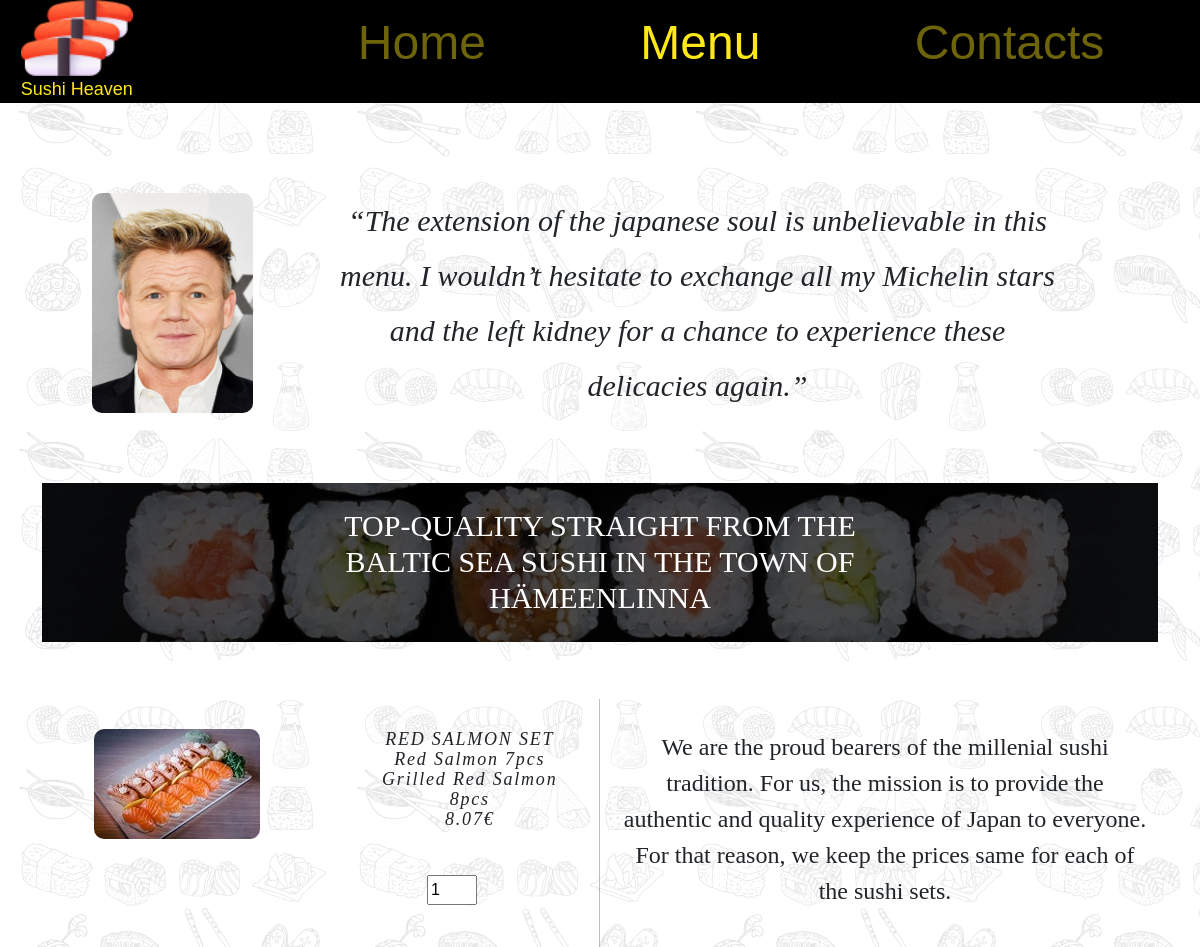
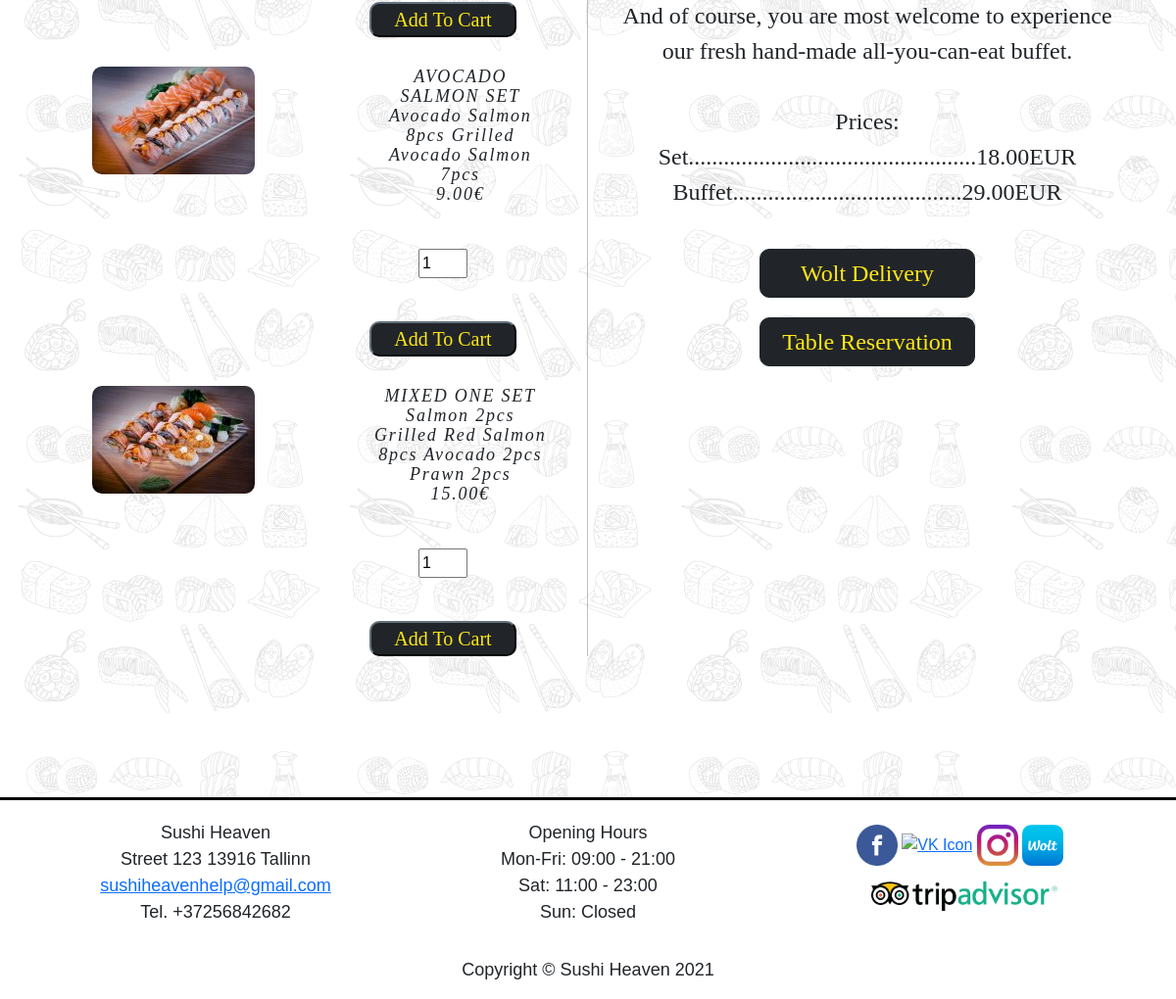
Page /menu.php on the committed database (2 pictures, top to bottom).
### tables this page shows
CREATE TABLE `menu` (
  `id` int(11) NOT NULL,
  `name` varchar(255) NOT NULL,
  `code` varchar(255) NOT NULL,
  `description` varchar(255) NOT NULL,
  `image` text DEFAULT 'images/image-placeholder.png',
  `price` double(10,2) DEFAULT 0.00
);

### dbconnect.php (called while the page is built, shortened)
<?php
class DBController
{
	private $host = "localhost";
	private $user = "root";
	private $password = "";
	private $database = "sushiheaven";
	private $conn;
	function __construct()
	{
		$this->conn = $this->connectDB();
	}
	function connectDB()
	{
		$conn = mysqli_connect($this->host,$this->user,$this->password,$this->database);
		return $conn;
	}
	function runQuery($query)
	{
		$result = mysqli_query($this->conn,$query);
		while($row=mysqli_fetch_assoc($result)) {
			$resultset[] = $row;
		}
		if(!empty($resultset))
			return $resultset;
	}
}
?>

### menu.php (the view, shortened to what this page needs)
 <?php
  include 'header.php';
  ?>
<link rel="stylesheet" href="css/menu.css">
        <div class="container container-main">
            <div class="row top-buffer">
                <div class="col-md-3">
                    <img src="images/ramsey.jfif" alt="Gordon Ramsey" class="ramsey">
                </div>
                <div class="col-md-9">
                    <p class="quote">
                        “The extension of the japanese soul is unbelievable in this menu. I wouldn’t hesitate to exchange all my Michelin stars and the left kidney for a chance to experience these delicacies again.”
                    </p>
                </div>
            </div>
            <div class="container sushi-img-over-text">
                <img src="images/sushi-rolls.jpg" alt="Sushi" class="sushi-img">
                <h1 class="sushi-text">
                    TOP-QUALITY STRAIGHT FROM THE BALTIC SEA SUSHI IN THE TOWN OF HäMEENLINNA
                </h1>
            </div>
            <div class="row top-buffer">
                <div class="col-lg-6 border-right">
                  <?php
                    $productArray = $dbHandle->runQuery("SELECT * FROM menu ORDER BY id ASC");
                    if(!empty($productArray))
                    {
                      foreach ($productArray as $key => $value)
                      {
                  ?>
                    <div class="row menu">
                        <div class="col-sm-6 col-img">
                            <img src="<?php echo $productArray[$key]["image"]; ?>" alt="<?php echo $productArray[$key]["name"]; ?>" class="menu-img">
                        </div>
                        <div class="col-sm-6 menu-text">
                            <p><?php echo $productArray[$key]["name"]; ?><br>
                            <?php echo $productArray[$key]["description"]; ?> <br>
                            <?php echo $productArray[$key]["price"]. "€"; ?>
                          </p>
                        </div>
                        </div>
                        <div class="quantityAndBtn">
                        <input type="number" name="quantity" value="1" min="1" class="productQuantity" /> <br>
                        <input type="submit" value="Add To Cart" class="btnAdd btn-dark"/>
                        </div>
                    <?php
                      }
                    }
                    ?>
                </div>
                <div class="col-lg-6 border-left">
                    <div class="row">
                        <p class="prices-text justify-content-center">
                            We are the proud bearers of the millenial sushi tradition. For us, the mission is to provide the authentic and quality experience of Japan to everyone. For that reason, we keep the prices same for each of the sushi sets.
                        <br><br>
                            And of course, you are most welcome to experience our fresh hand-made all-you-can-eat buffet.
                            <br><br>
                            Prices: <br>
                            Set.................................................18.00EUR
                            <br>
                            Buffet.......................................29.00EUR
                        </p>
                    </div>
                    <a href="https://wolt.com/en" target="_blank" class="btn btn-dark" role="button" aria-pressed="true">Wolt Delivery</a>
                    <a href="reservation.php" class="btn btn-dark" role="button" aria-pressed="true">Table Reservation</a>
                </div>
              </div>
            </div>
<?php include 'footer.php' ?>

### css/styles.css (style rules this page uses)
body { background-image: url("../images/bg.jpg"); position: relative; font-family: 'Poor Richard', Arial, Helvetica, sans-serif; }
body::after { content: ""; background-color: white; opacity: 0.9; top: 0; left: 0; bottom: 0; right: 0; position: absolute; z-index: -1; }
.container-main { text-align: center; min-height: 100vh; display: block; position: relative; padding-bottom: 480px; }
.btn-dark { font-family: 'Poor Richard'; border-radius: 10px; color: #FFE817; font-size:24px; width: 220px; margin-top:20px; text-decoration: none; }
.btnAdd { width: 150px !important; font-size: 20px !important; }
.quantityAndBtn { display: flex; flex-direction: column; align-items: center; }
.productQuantity { width: 50px; }
@media all and (min-width: 960px) { .container-main { padding-bottom: 350px; } }
@media all and (min-width: 960px) { .quantityAndBtn { align-items: flex-end; } }
@media all and (min-width: 960px) { .btnAdd { margin-right: 60px; } }
@media all and (min-width: 960px) { .productQuantity { margin-right: 110px; } }

### css/menu.css (style rules this page uses)
.top-buffer { margin-top:20px; }
.ramsey { width: 161px; max-width: 100%; height: 220px; max-height: 100%; border-radius: 10px; margin-top: 70px; margin-bottom: 70px; }
.quote { margin-top: 70px; margin-bottom: 70px; max-height: 361px; font-family: Perpetua; font-style: italic; font-weight: normal; font-size: 42px; line-height: 55px; display: flex; align-items: center; text-align: center; padding-right: 90px; }
@media screen and (max-width: 1220px) { .quote { font-size: 30px; } }
.sushi-img-over-text { position: relative; display: inline-block; max-width: 1150px; padding: 0; }
.sushi-img { max-width: 100%; width: 1150px; height: auto; position: relative; display: block; filter: brightness(30%); }
.sushi-text { position: absolute; top: 50%; left: 50%; transform: translate(-50%, -50%); font-family: 'Poor Richard'; color: white; text-transform: uppercase; font-size: 2rem; text-align: center; }
@media screen and (max-width: 1220px) { .sushi-text { font-size: 30px; } }
.border-right { border-right: 1px solid rgba(128, 128, 128, 0.5); margin-top: 30px; }
.border-left { margin-top: 30px; padding-left: 20px; padding-right: 20px; display: flex; align-items: center; text-align: center; flex-direction: column; }
.menu { margin-top: 20px; margin-bottom: 20px; margin-left: 40px; padding-top: 10px; padding-bottom: 10px; display: flex; }
.menu-img { border-radius: 10px; display: flex; vertical-align: middle; width: 166px; height: 110px; }
.menu-text { font-family: 'Poor Richard'; font-style: italic; align-items: center; display: flex; font-size: 18px; line-height: 20px; letter-spacing: 0.1em; padding-left: 40px; padding-right: 40px; }
.prices-text { font-family: 'Poor Richard'; font-size: 24px; display: flex; align-items: center; line-height: 36px; margin-bottom: 20px; margin-top: 30px; }
.btn-dark { font-family: 'Poor Richard'; border-radius: 10px; color: #FFE817; font-size:24px; width: 220px; margin-top:20px; text-decoration: none; }

### rows in the picture
menu: image (picture), name "RED SALMON SET", description "Red Salmon 7pcs Grilled Red Salmon 8pcs", price "8.07"
menu: image (picture), name "AVOCADO SALMON SET", description "Avocado Salmon 8pcs Grilled Avocado Salmon 7pcs", price "9.00"
menu: image (picture), name "MIXED ONE SET", description "Salmon 2pcs Grilled Red Salmon 8pcs Avocado 2pcs Prawn 2pcs", price "15.00"
